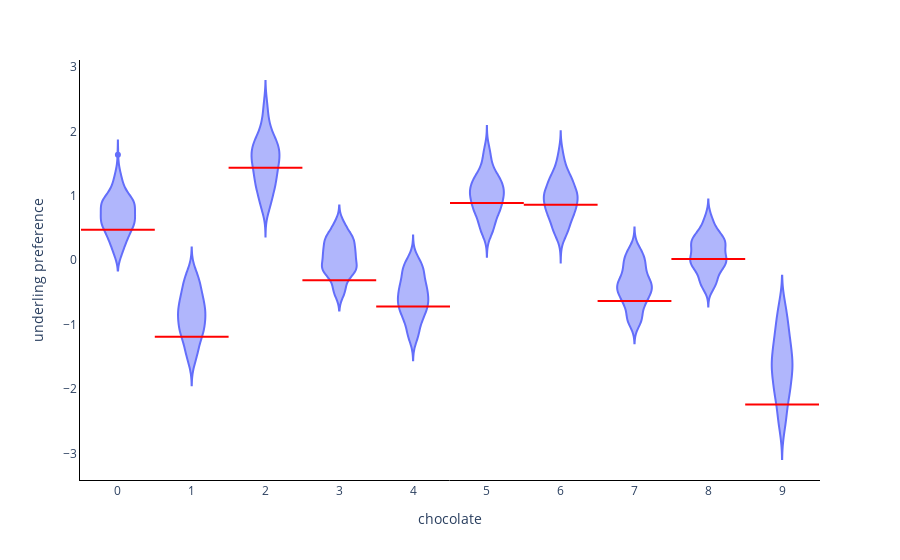

The code cell stored with this chart in its notebook:
### Code cell
fig = px.violin(idata.posterior.data_vars['choc_mus_fitted'][0,:,:])
for i in range(0, n_chocs):

    fig.add_shape(
        type='line',
        x0=(i-0.5),
        y0=(choc_mus_true[i,0]),
        x1=i+0.5,
        y1=(choc_mus_true[i,0]),
        line=dict(
            color='Red',
        )
    )


fig.update_layout(
{
'plot_bgcolor': 'rgba(0, 0, 0, 0)',
'paper_bgcolor': 'rgba(0, 0, 0, 0)'
},
showlegend=False)

fig.update_xaxes(showline=True, linewidth=1, linecolor='black', title='chocolate')
fig.update_yaxes(showline=True, linewidth=1, linecolor='black',title='underling preference')


fig.show()

### Figure 1 — Plotly figure (JSON) as saved in the notebook; plotly's stock layout.template omitted (floating-point values rounded to 4 significant figures; data arrays with more than 128 entries replaced by an {"elided": "..."} marker saying what was removed)
{"data": [{"alignmentgroup": "True", "box": {"visible": false}, "hovertemplate": "variable=%{x}<br>value=%{y}<extra></extra>", "legendgroup": "", "marker": {"color": "#636efa"}, "name": "", "offsetgroup": "", "orientation": "v", "scalegroup": "True", "showlegend": false, "type": "violin", "x": {"elided": "2000 str values"}, "x0": " ", "xaxis": "x", "y": {"elided": "2000 float values"}, "y0": " ", "yaxis": "y"}], "layout": {"legend": {"tracegroupgap": 0}, "margin": {"t": 60}, "paper_bgcolor": "rgba(0, 0, 0, 0)", "plot_bgcolor": "rgba(0, 0, 0, 0)", "shapes": [{"line": {"color": "Red"}, "type": "line", "x0": -0.5, "x1": 0.5, "y0": 0.4714, "y1": 0.4714}, {"line": {"color": "Red"}, "type": "line", "x0": 0.5, "x1": 1.5, "y0": -1.191, "y1": -1.191}, {"line": {"color": "Red"}, "type": "line", "x0": 1.5, "x1": 2.5, "y0": 1.433, "y1": 1.433}, {"line": {"color": "Red"}, "type": "line", "x0": 2.5, "x1": 3.5, "y0": -0.3127, "y1": -0.3127}, {"line": {"color": "Red"}, "type": "line", "x0": 3.5, "x1": 4.5, "y0": -0.7206, "y1": -0.7206}, {"line": {"color": "Red"}, "type": "line", "x0": 4.5, "x1": 5.5, "y0": 0.8872, "y1": 0.8872}, {"line": {"color": "Red"}, "type": "line", "x0": 5.5, "x1": 6.5, "y0": 0.8596, "y1": 0.8596}, {"line": {"color": "Red"}, "type": "line", "x0": 6.5, "x1": 7.5, "y0": -0.6365, "y1": -0.6365}, {"line": {"color": "Red"}, "type": "line", "x0": 7.5, "x1": 8.5, "y0": 0.0157, "y1": 0.0157}, {"line": {"color": "Red"}, "type": "line", "x0": 8.5, "x1": 9.5, "y0": -2.243, "y1": -2.243}], "showlegend": false, "violinmode": "group", "xaxis": {"anchor": "y", "domain": [0, 1], "linecolor": "black", "linewidth": 1, "showline": true, "title": {"text": "chocolate"}}, "yaxis": {"anchor": "x", "domain": [0, 1], "linecolor": "black", "linewidth": 1, "showline": true, "title": {"text": "underling preference"}}}}
